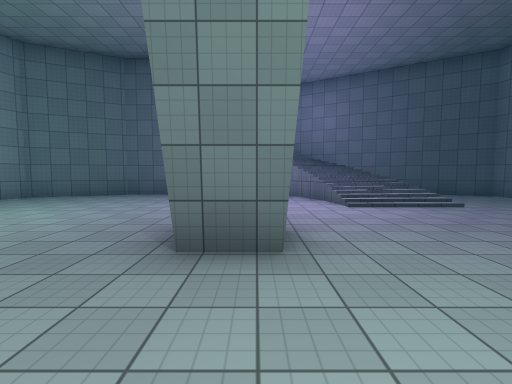
[1] (above)

17 first-person views from a walk through a Unity game level. The camera is 1.5 m above the floor, tilts 4° down and sees 85° across. The floor is counted in squares, 2 m on a side. Each view is taken from the middle of a square. On the plan, view 1 faces up. The plan holds only what a view shows up to about 10 squares ahead; the rest is blank. The place goes on beyond the plan. The player is left out. Surface patterns are stand-ins for the level's own textures.

[2]
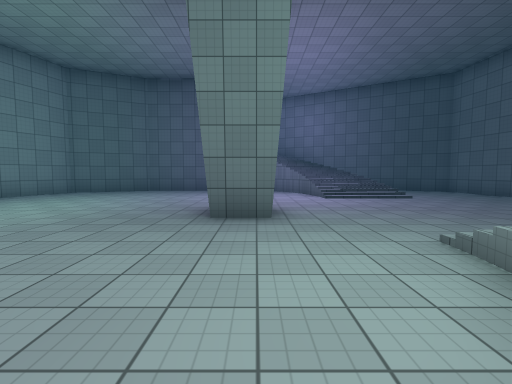

[3]
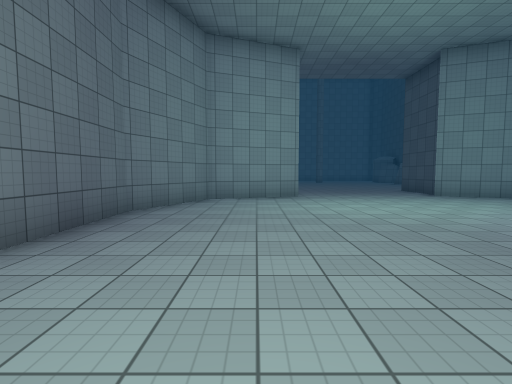

[4]
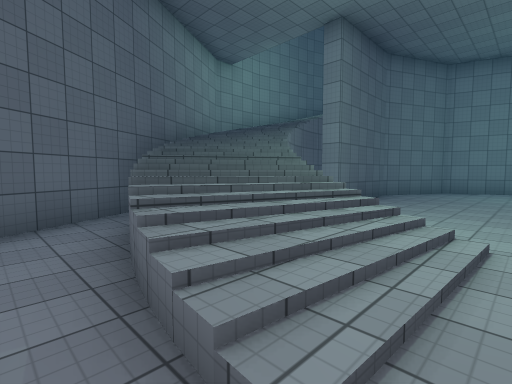

[5]
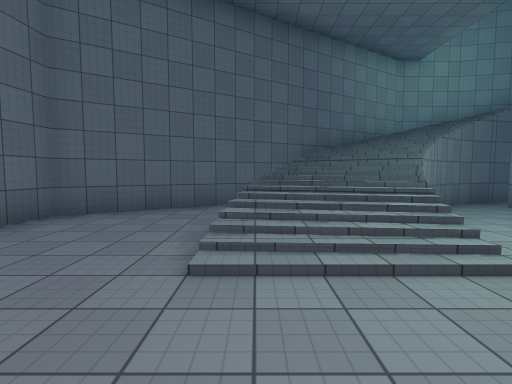

[6]
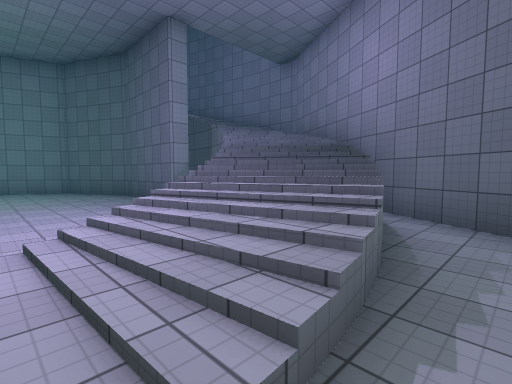

[7]
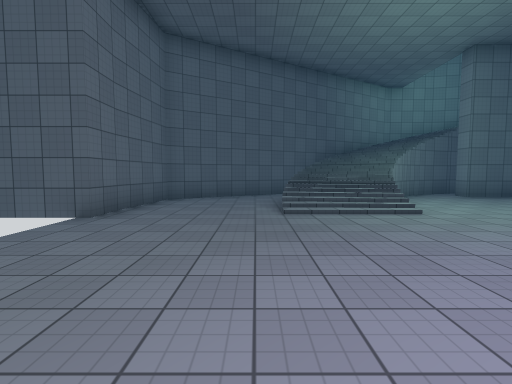

[8]
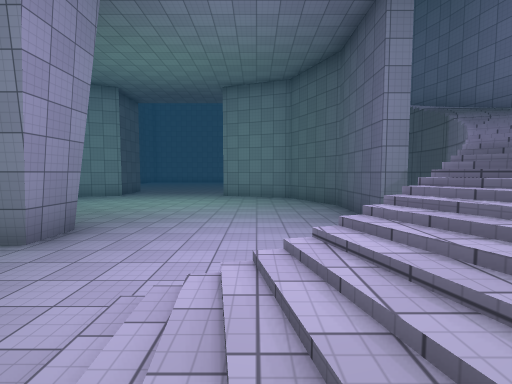

[9]
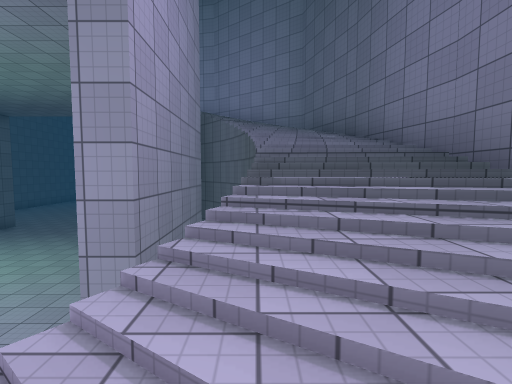

[10]
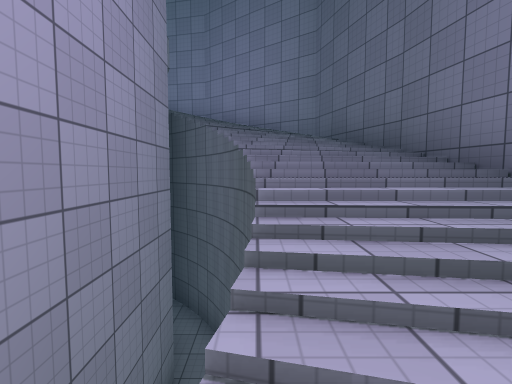

[11]
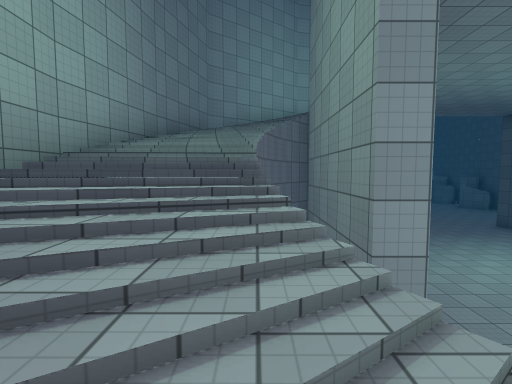

[12]
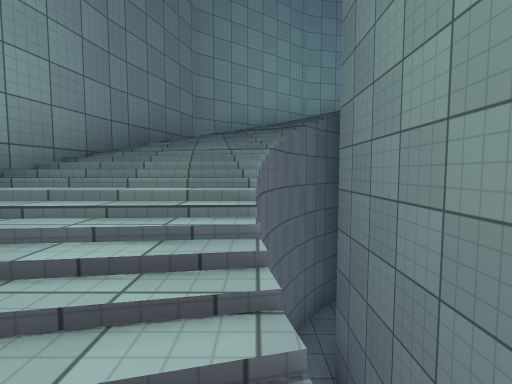

[13]
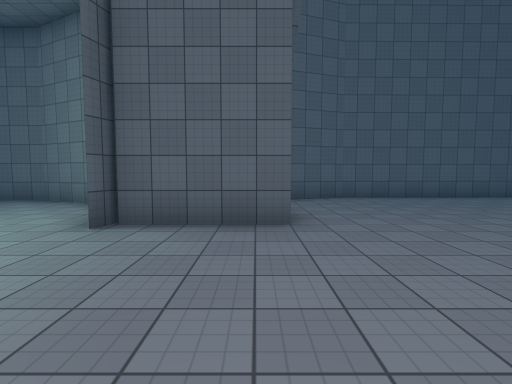

[14]
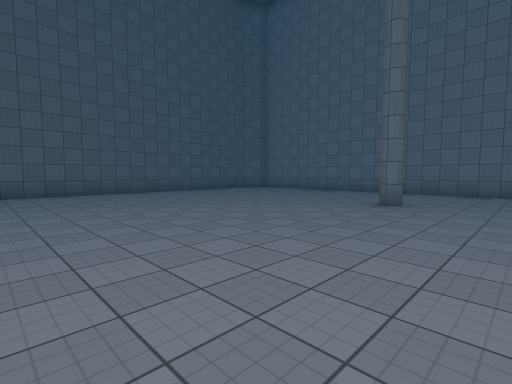

[15]
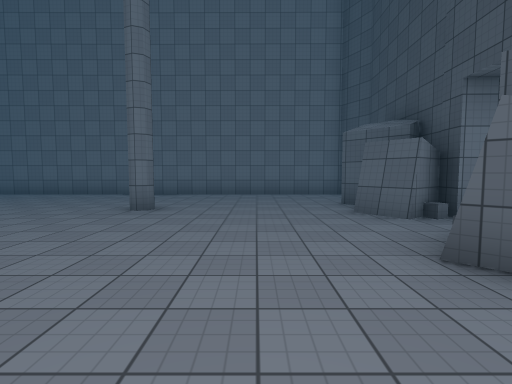

[16]
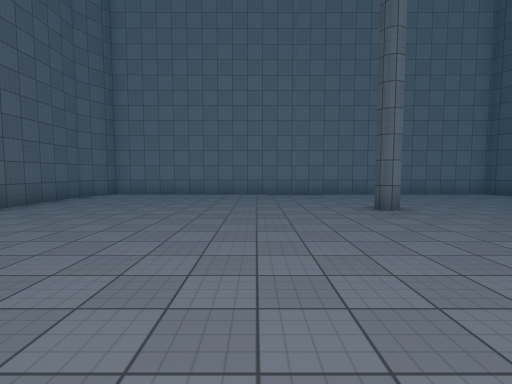

[17]
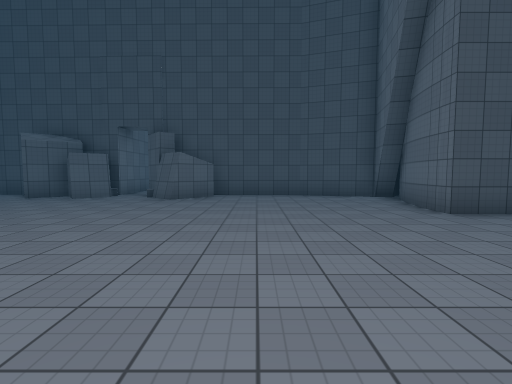

### Floor plan
Key: @ floor where view 1 was taken; # wall or solid block; . floor; / step, stairs or slope.
Columns run from 24 left of view 1 to 8 right of it. Each row starts with its distance up from view 1.
 14                   #######
 13                 ###/////###
 12                ##/////////##
 11 #### #. ##### ##///////////####
 10 #..###.##...###///#####.  //..##
  9 #....#..#.....#  ###....  //#..##
  8 #............##  #........///...#
  7 #............#/ #.........///...#
  6 #............ / #.........///...
  5 #...#..........................
  4 #...............................
  3 #.......................#.......
  2 #...............................
  1 #............ //#.........///...#
  0 #............   #.......@.///...#
 -1 #............ # ##........///...#
 -2 #.............#  ##......///#..##
 -3 ##..........###///#####.# //..##
 -4  ############ ##///////////####
 -5                ##/////////##
 -6                 ###/////###
 -7                   #######

Where each view was taken, in squares from view 1:
view 1: 0 up, 0 right, facing up
view 2: 2 down, 0 right, facing up
view 3: 0 up, 1 right, facing left
view 4: 1 up, 5 right, facing down-left
view 5: 3 up, 4 right, facing down
view 6: 6 up, 5 right, facing up-left
view 7: 6 up, 5 right, facing down
view 8: 7 up, 4 right, facing left
view 9: 11 up, 1 right, facing left
view 10: 11 up, 1 left, facing left
view 11: 4 down, 1 right, facing left
view 12: 4 down, 1 left, facing left
view 13: 5 up, 10 left, facing down
view 14: 7 up, 13 left, facing down-left
view 15: 7 up, 14 left, facing left
view 16: 2 up, 14 left, facing left
view 17: 1 up, 14 left, facing up
